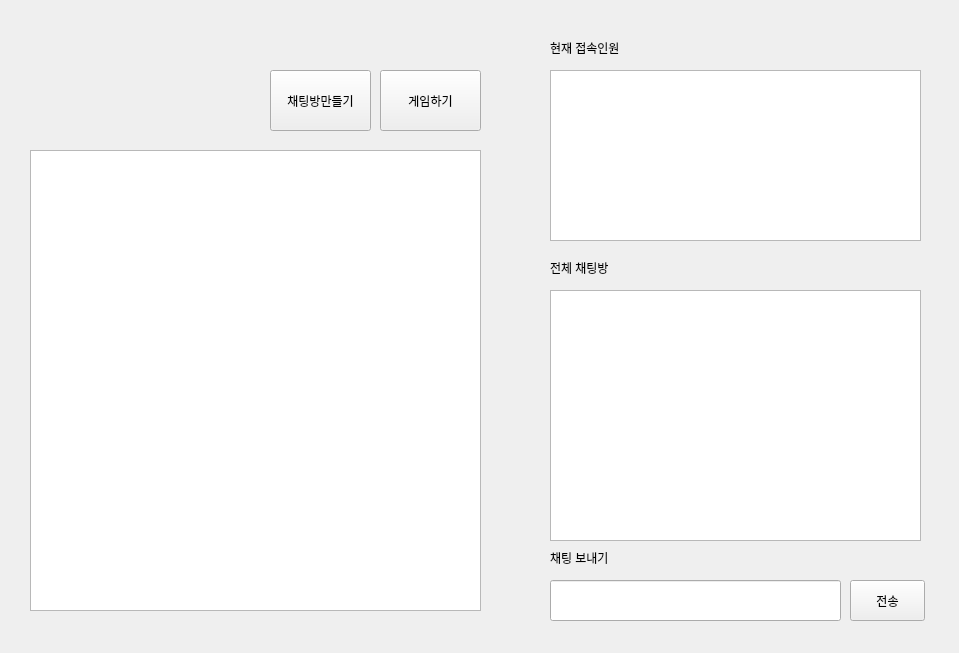
<?xml version="1.0" encoding="UTF-8"?>
<ui version="4.0">
 <class>Form</class>
 <widget class="QWidget" name="Form">
  <property name="geometry">
   <rect>
    <x>0</x>
    <y>0</y>
    <width>959</width>
    <height>653</height>
   </rect>
  </property>
  <property name="windowTitle">
   <string>Form</string>
  </property>
  <widget class="QStackedWidget" name="stackedWidget">
   <property name="geometry">
    <rect>
     <x>20</x>
     <y>20</y>
     <width>921</width>
     <height>611</height>
    </rect>
   </property>
   <property name="currentIndex">
    <number>1</number>
   </property>
   <widget class="QWidget" name="page">
    <widget class="QLineEdit" name="nameline">
     <property name="geometry">
      <rect>
       <x>410</x>
       <y>280</y>
       <width>111</width>
       <height>31</height>
      </rect>
     </property>
    </widget>
    <widget class="QLabel" name="label">
     <property name="geometry">
      <rect>
       <x>320</x>
       <y>280</y>
       <width>61</width>
       <height>31</height>
      </rect>
     </property>
     <property name="text">
      <string>사용자이름</string>
     </property>
    </widget>
    <widget class="QPushButton" name="start_btn">
     <property name="geometry">
      <rect>
       <x>540</x>
       <y>280</y>
       <width>75</width>
       <height>31</height>
      </rect>
     </property>
     <property name="text">
      <string>입장하기</string>
     </property>
    </widget>
   </widget>
   <widget class="QWidget" name="page_2">
    <widget class="QLabel" name="label_2">
     <property name="geometry">
      <rect>
       <x>530</x>
       <y>240</y>
       <width>81</width>
       <height>16</height>
      </rect>
     </property>
     <property name="text">
      <string>전체 채팅방</string>
     </property>
    </widget>
    <widget class="QLineEdit" name="sendmessage">
     <property name="geometry">
      <rect>
       <x>530</x>
       <y>560</y>
       <width>291</width>
       <height>41</height>
      </rect>
     </property>
    </widget>
    <widget class="QLabel" name="label_3">
     <property name="geometry">
      <rect>
       <x>530</x>
       <y>530</y>
       <width>81</width>
       <height>16</height>
      </rect>
     </property>
     <property name="text">
      <string>채팅 보내기</string>
     </property>
    </widget>
    <widget class="QPushButton" name="btn_send">
     <property name="geometry">
      <rect>
       <x>830</x>
       <y>560</y>
       <width>75</width>
       <height>41</height>
      </rect>
     </property>
     <property name="text">
      <string>전송</string>
     </property>
    </widget>
    <widget class="QListWidget" name="listWidget">
     <property name="geometry">
      <rect>
       <x>530</x>
       <y>50</y>
       <width>371</width>
       <height>171</height>
      </rect>
     </property>
    </widget>
    <widget class="QLabel" name="label_4">
     <property name="geometry">
      <rect>
       <x>530</x>
       <y>20</y>
       <width>91</width>
       <height>16</height>
      </rect>
     </property>
     <property name="text">
      <string>현재 접속인원</string>
     </property>
    </widget>
    <widget class="QPushButton" name="pushButton">
     <property name="geometry">
      <rect>
       <x>250</x>
       <y>50</y>
       <width>101</width>
       <height>61</height>
      </rect>
     </property>
     <property name="text">
      <string>채팅방만들기</string>
     </property>
    </widget>
    <widget class="QPushButton" name="pushButton_2">
     <property name="geometry">
      <rect>
       <x>360</x>
       <y>50</y>
       <width>101</width>
       <height>61</height>
      </rect>
     </property>
     <property name="text">
      <string>게임하기</string>
     </property>
    </widget>
    <widget class="QListView" name="listView">
     <property name="geometry">
      <rect>
       <x>10</x>
       <y>130</y>
       <width>451</width>
       <height>461</height>
      </rect>
     </property>
    </widget>
    <widget class="QLabel" name="user_name">
     <property name="geometry">
      <rect>
       <x>20</x>
       <y>15</y>
       <width>441</width>
       <height>21</height>
      </rect>
     </property>
     <property name="text">
      <string/>
     </property>
    </widget>
    <widget class="QListWidget" name="receivemessage">
     <property name="geometry">
      <rect>
       <x>530</x>
       <y>270</y>
       <width>371</width>
       <height>251</height>
      </rect>
     </property>
    </widget>
   </widget>
  </widget>
 </widget>
 <resources/>
 <connections/>
</ui>
